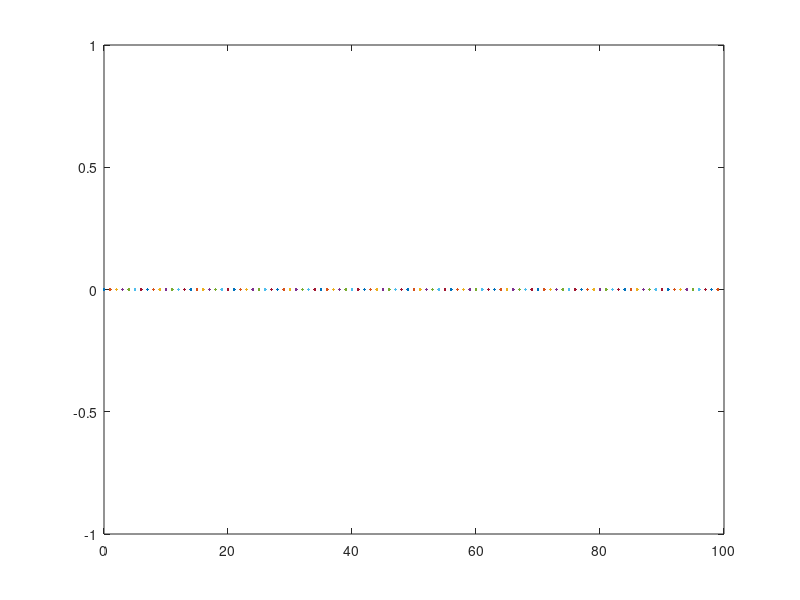

Recreate this plot in MATLAB.
rng(0);

% Synthetic data where Iv=image with vertical white line, Ih = Image with horizontal white line
Iv = zeros(40,40); Iv(:,5)=1;
Ih = zeros(40,40); Ih(30,:)=1;
K = zeros(40,40);
%imshow(K)
thv = randn(1,1);
thh = randn(1,1);
yv = 0;
yh = 1;
Fv = 0; Fh = 0;

% Convolution
Fv = sum(sum(Iv.*flip(flip(K,1),2)));
Fh = sum(sum(Ih.*flip(flip(K,1),2)));

% No pooling is done because the pool layer has width=1,stride=1 that is equal to the image

%Initial Calculations
yv_hat = exp(Fv*thv)/(exp(Fv*thv)+exp(Fh*thh));
yh_hat = exp(Fh*thh)/(exp(Fv*thv)+exp(Fh*thh));
Jold = -log(yv_hat)-log(yh_hat);
Jnew = Jold;
iter = 0; itm = []; 
lr = 1;

% Gradient calculations
while iter <100    
    grad_th = Fv*(yv_hat-yv)+ Fh*(yh_hat-yh);
    grad_k = thv*(yv_hat-yv)*flip(flip(Iv,1),2) + thh*(yh_hat-yh)*flip(flip(Ih,1),2); %we dont do select/reeshape here because the
    thh = thh - 0.5*lr*grad_th;
    thv = thv - 0.5*lr*grad_th;
    K = K - 0.5*lr*grad_k;
    
    %recalculating the values after the change in the kernel and theta
    Fv = sum(sum(Iv.*flip(flip(K,1),2)));
    Fh = sum(sum(Ih.*flip(flip(K,1),2)));
    yv_hat = exp(Fv*thv)/(exp(Fv*thv)+exp(Fh*thh));
    yh_hat = exp(Fh*thh)/(exp(Fv*thv)+exp(Fh*thh));
    
    if Jnew > Jold
       lr = 0.9*lr; 
    end
    
    %store values so as to plot later
    itm = [itm,iter];
    
    %calculate Cross Entropy
    Jold = Jnew;
    Jnew = -log(yv_hat)-log(yh_hat);
    iter = iter+1;
end

%imshow(K,[-0.5,0.5])
plot(itm,J)